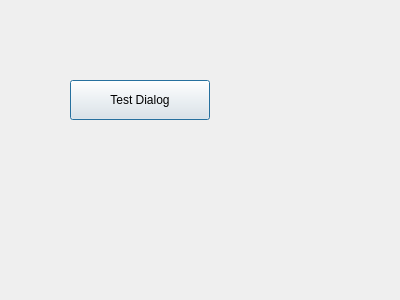
<?xml version="1.0" encoding="UTF-8"?>
<ui version="4.0">
 <class>TestDialog</class>
 <widget class="QDialog" name="TestDialog">
  <property name="geometry">
   <rect>
    <x>0</x>
    <y>0</y>
    <width>400</width>
    <height>300</height>
   </rect>
  </property>
  <property name="windowTitle">
   <string>Dialog</string>
  </property>
  <widget class="QPushButton" name="pushButton">
   <property name="geometry">
    <rect>
     <x>70</x>
     <y>80</y>
     <width>140</width>
     <height>40</height>
    </rect>
   </property>
   <property name="text">
    <string>Test Dialog</string>
   </property>
  </widget>
 </widget>
 <resources/>
 <connections/>
</ui>
